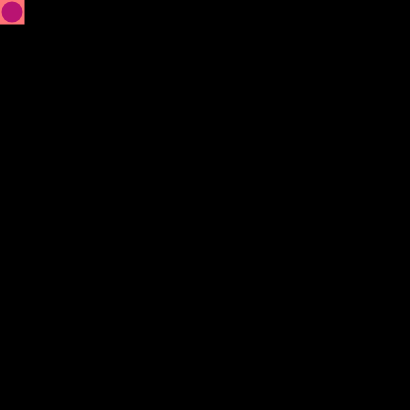
Frame 1 (no input)
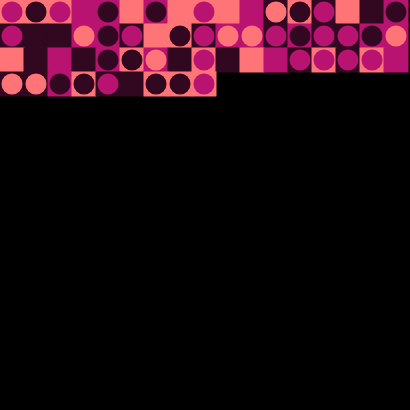
Frame 60 (no input)
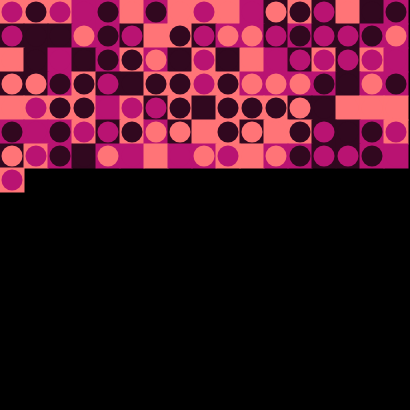
Frame 120 (the mouse pressed at the canvas centre since frame 60)

The p5.js sketch that drew these frames (run headless with seeded random() and noise() and a simulated clock; from frame 60 on, the mouse is pressed at the canvas centre):

// p5.js sketch
// ── sketch.js
var colors = [];
var v = 1;
var h = 1;

function setup() {
  createCanvas(410, 410);
  background(0);
  rectMode(CENTER);
  frameRate(20);

  colors = [
    color(185, 19, 114), //mid violet red
    color(49, 8, 31), //dark purple
    color(255, 116, 119), //light coral
  ]
}

function draw() {
  
  push();
  var fillColor = ranColor();
  fill(fillColor);
  noStroke();
  rect(12* v, 12 * h, 25, 25);
  pop();

  push();
  var fillColor = ranColor();
  fill(fillColor);
  noStroke();
  strokeWeight(3);
  ellipse(12 * v, 12 * h, 21);
  pop();

  v = v + 2;
  if(v > 33){
  h = h + 2;
  v = 1}
}

function ranColor() {
  var randCol = floor(random(0, colors.length));
  return colors[randCol];
}
